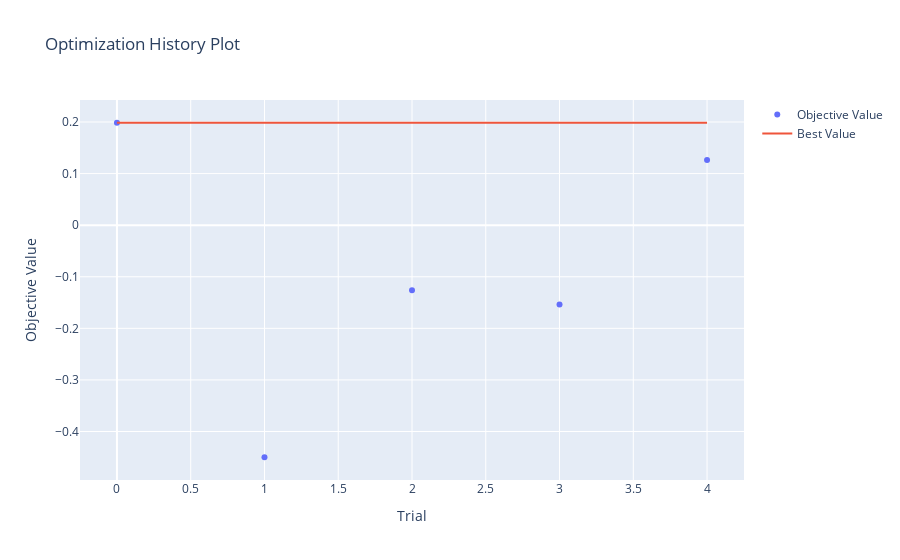

Notebook code for this chart:
### Code cell
import optuna

optuna.visualization.plot_optimization_history(experiment_runner.study)

### Figure 1 — Plotly figure (JSON) as saved in the notebook; plotly's stock layout.template omitted (floating-point values rounded to 4 significant figures)
{"data": [{"mode": "markers", "name": "Objective Value", "type": "scatter", "x": [0, 1, 2, 3, 4], "y": [0.1985, -0.4499, -0.1261, -0.154, 0.1266]}, {"mode": "lines", "name": "Best Value", "type": "scatter", "x": [0, 1, 2, 3, 4], "y": [0.1985, 0.1985, 0.1985, 0.1985, 0.1985]}, {"marker": {"color": "#cccccc"}, "mode": "markers", "name": "Infeasible Trial", "showlegend": false, "type": "scatter", "x": [], "y": []}], "layout": {"title": {"text": "Optimization History Plot"}, "xaxis": {"title": {"text": "Trial"}}, "yaxis": {"title": {"text": "Objective Value"}}}}
